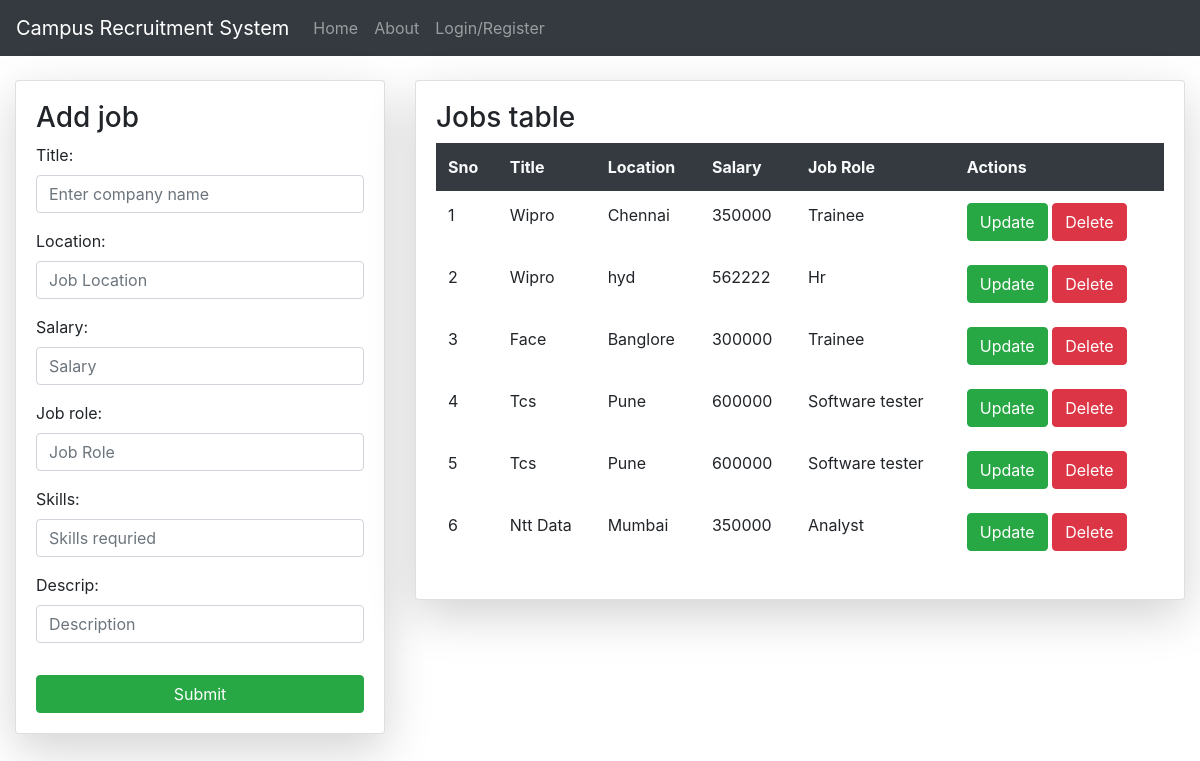
The app's page /jobs/, older data.
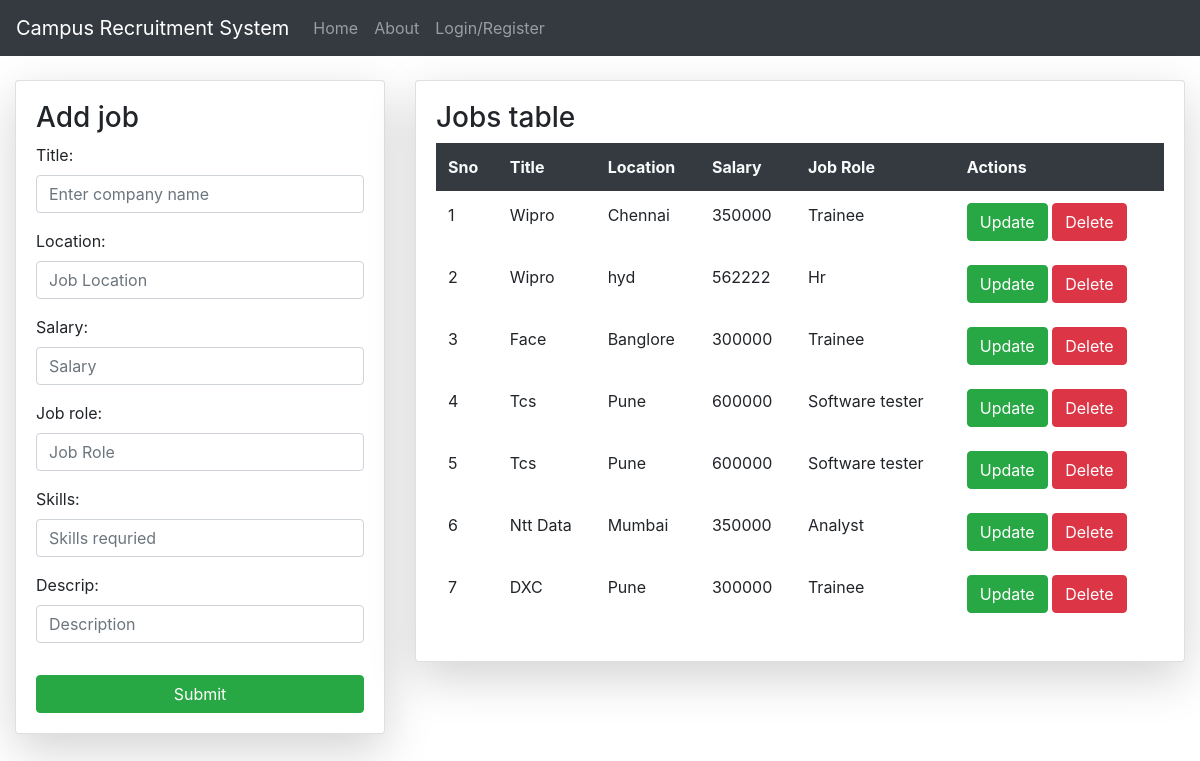
The same page, newer data.
### RevisedApp/models.py (models this page shows)
class Jobinfo(models.Model):
	title=models.CharField(max_length=25)
	location=models.CharField(max_length=20)
	salary=models.IntegerField(null=True)
	skills=models.CharField(max_length=30)
	job_role=models.CharField(max_length=30)
	eligible_percent=models.IntegerField(null=True)
	eligible_dept=models.CharField(max_length=30)
	year_of_pass=models.IntegerField(null=True)
	last_date=models.DateField(null=True)
	descrip=models.CharField(max_length=250)
	com_image=models.ImageField(upload_to='Jobs/',default='123.jpg')

### RevisedApp/views.py (the view)
# urls.py: path('jobs/',views.jobposts,name='job'),
def jobposts(request):
	w = Jobinfo.objects.all()
	if request.method== "POST":
		e = Jobform(request.POST)
		if e.is_valid():
			e.save()
			return redirect('/jobs')
	e=Jobform()
	return render(request,'html/jobs.html',{'z':e,'y':w})

### RevisedApp/forms.py
class Jobform(forms.ModelForm):
	class Meta:
		model= Jobinfo
		fields = ["title","location","salary","job_role","skills","descrip"]
		widgets={
		"title":forms.TextInput(attrs={"class":"form-control","placeholder":"Enter company name"}),
		"location":forms.TextInput(attrs={"class":"form-control","placeholder":"Job Location"}),
		"salary":forms.NumberInput(attrs={"class":"form-control","placeholder":"Salary"}),
		"job_role":forms.TextInput(attrs={"class":"form-control","placeholder":"Job Role"}),
		"skills":forms.TextInput(attrs={"class":"form-control","placeholder":"Skills requried"}),
		"descrip":forms.TextInput(attrs={"class":"form-control","placeholder":"Description"})
		}

### RevisedApp/templates/html/jobs.html (shortened to what this page needs)
{% extends 'html/base.html' %}
{% block content %}
<div class="container-fluid mt-4">
	<div class="row">
		<div class="col col-md-4 ">
			<div class="card shadow-lg">
				<div class="card-body">
					<h3>Add job</h3>
					<form method="POST">
						<table class="table table-borderless">
							<tr>{{z.as_p}}</tr>
						</table>
						<input type="submit" name="Submit" class="btn btn-success col-sm">
                    </form>
                </div>
            </div>
		</div>
		<div class="col col-md ">
			<div class="card shadow-lg">
				<div class="card-body">
					<h3>Jobs table</h3>
					<table class="table table-borderless">
						<tr class="bg-dark text-light">
							<th>Sno</th>
							<th>Title</th>
							<th>Location</th>
							<th>Salary</th>
							<th>Job Role</th>
							<th>Actions</th>
						</tr>
						{% for t in y %}
						<tr>
							<td>{{forloop.counter}}</td>
							<td>{{t.title}}</td>
							<td>{{t.location}}</td>
							<td>{{t.salary}}</td>
							<td>{{t.job_role}}</td>
							<td colspan="3">
						<a href="{% url 'editjob' t.id %}" class="btn btn-success">Update</a>
						<a href="#" class="btn btn-danger">Delete</a>
					</td>
						</tr>
						{% endfor %}
					</table>
				</div>
		</div>
	</div>
</div>
{% endblock %}

### RevisedApp/templates/html/base.html (shortened to what this page needs)
<!DOCTYPE html>
<html lang="en">
<head>
  <link rel="stylesheet" href="https://maxcdn.bootstrapcdn.com/bootstrap/4.5.2/css/bootstrap.min.css">
  <link rel="stylesheet" href="//code.jquery.com/ui/1.12.1/themes/base/jquery-ui.css">
</head>
<body>
{% include 'html/navbar.html' %}
{% block content %}
{% endblock %}
</body>
</html>

### RevisedApp/templates/html/navbar.html (shortened to what this page needs)
<nav class="navbar navbar-expand-md bg-dark navbar-dark">
  <a class="navbar-brand" href="{% url 'home' %}">Campus Recruitment System</a>
  <div class="collapse navbar-collapse" id="collapsibleNavbar">
    <ul class="navbar-nav">
      {% if not user.is_authenticated %}
      <li class="nav-item">
        <a class="nav-link" href="{% url 'home' %}">Home</a>
      </li>
      <li class="nav-item">
        <a class="nav-link" href="#">About</a>
      </li>
      <li class="nav-item">
        <a class="nav-link" href="{% url 'log' %}">Login/Register</a>
      </li>
    {% endif %}
    </ul>
  </div>
</nav>

Row changes from the older to the newer data that the page shows:
added Jobinfo: title "DXC", location "Pune", salary "300000", job_role "Trainee"
